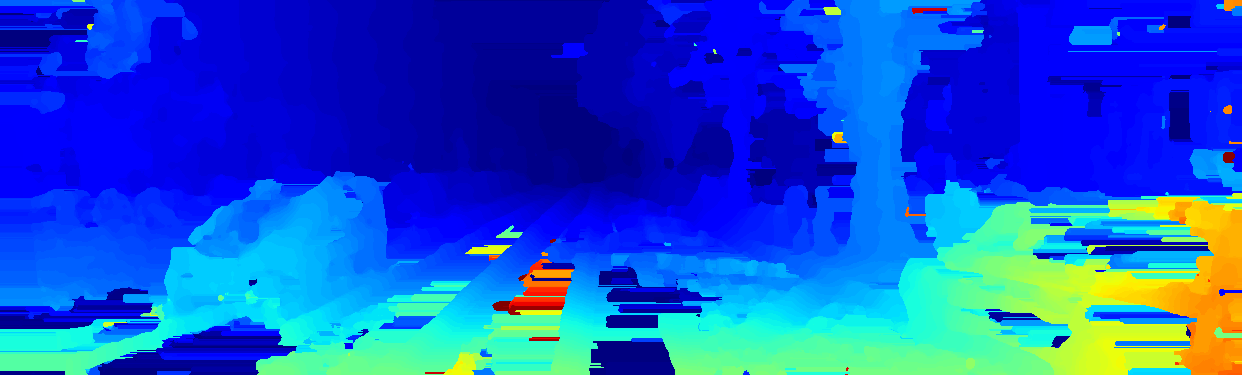
#> input picture output/ablation/stereo/disp_SAD_ws15_idx0.png, 1242 x 375 px, given in place of 000000_10.png, which was not available
$ python ablation_study.py
#> lines starting #> are read from the running program, lines starting #| are printed output that depends on the picture; after the words box and inside, x2 and y2 are one past the last pixel; in counts of white or black regions, pixels touching at a corner belong together; pictures that were not available may be replaced by others from this repository, and a replacement may not be noted
### utils.py
import numpy as np
import cv2
import os

def load_kitti_images(data_dir, split='training', index=0):
    idx_str = f"{index:06d}_10.png"
    img_l_path = os.path.join(data_dir, split, 'image_2', idx_str)
    img_r_path = os.path.join(data_dir, split, 'image_3', idx_str)

    img_l = cv2.imread(img_l_path)
    img_r = cv2.imread(img_r_path)

    if img_l is None or img_r is None:
        raise FileNotFoundError(f"Images not found for index {index}")

    return cv2.cvtColor(img_l, cv2.COLOR_BGR2GRAY), cv2.cvtColor(img_r, cv2.COLOR_BGR2GRAY), cv2.cvtColor(img_l, cv2.COLOR_BGR2RGB)

def load_kitti_gt(data_dir, split='training', index=0):
    idx_str = f"{index:06d}_10.png"
    gt_path = os.path.join(data_dir, split, 'disp_noc_0', idx_str)

    # KITTI disparity is saved as uint16, divide by 256.0 to get float
    gt = cv2.imread(gt_path, cv2.IMREAD_UNCHANGED)
    if gt is None:
        return None
    return gt.astype(np.float32) / 256.0

# [31 lines left out: function load_calibration, not called in this run]

def compute_errors(gt, pred, threshold=3.0):
    """
    Compute Bad-pixel rate and MAE for disparity.
    Only valid pixels in GT (gt > 0) are considered.
    """
    mask = gt > 0
    if not np.any(mask):
        return 0, 0

    error = np.abs(gt[mask] - pred[mask])
    mae = np.mean(error)
    bad_pixels = np.sum(error > threshold)
    bad_pixel_rate = (bad_pixels / np.sum(mask)) * 100.0

    return bad_pixel_rate, mae

# [55 lines left out: functions load_poses, load_vo_calib, compute_ate, compute_rpe, not called in this run]

### stereo_matcher.py
import numpy as np
import cv2

class StereoMatcher:
    def __init__(self, window_size=7, max_disp=64):
        self.window_size = window_size
        self.max_disp = max_disp
        self.half_window = window_size // 2

    def compute_disparity(self, img_left, img_right, method='SAD', right_reference=False):
        """
        Compute disparity map using block matching.
        If right_reference is True, computes disparity for the right image (searching in left).
        """
        h, w = img_left.shape[:2]
        img_left = img_left.astype(np.float32)
        img_right = img_right.astype(np.float32)

        if method == 'SAD':
            return self._block_matching_sad(img_left, img_right, right_reference)
        elif method == 'SSD':
            return self._block_matching_ssd(img_left, img_right, right_reference)
        elif method == 'NCC':
            return self._block_matching_ncc(img_left, img_right, right_reference)
        else:
            raise ValueError(f"Unknown method: {method}")

    def _block_matching_sad(self, img_l, img_r, right_ref=False):
        h, w = img_l.shape[:2]
        disparity_map = np.zeros((h, w), dtype=np.float32)
        min_costs = np.full((h, w), np.inf, dtype=np.float32)

        for d in range(self.max_disp):
            if not right_ref:
                # Left ref: match L(x, y) with R(x-d, y)
                if d == 0:
                    shifted_r = img_r
                else:
                    shifted_r = np.zeros_like(img_r)
                    shifted_r[:, d:] = img_r[:, :-d]
                diff = np.abs(img_l - shifted_r)
            else:
                # Right ref: match R(x, y) with L(x+d, y)
                if d == 0:
                    shifted_l = img_l
                else:
                    shifted_l = np.zeros_like(img_l)
                    shifted_l[:, :-d] = img_l[:, d:]
                diff = np.abs(img_r - shifted_l)

            cost = cv2.boxFilter(diff, -1, (self.window_size, self.window_size), normalize=False)

            mask = cost < min_costs
            min_costs[mask] = cost[mask]
            disparity_map[mask] = d

        return disparity_map

    def _block_matching_ssd(self, img_l, img_r, right_ref=False):
        h, w = img_l.shape[:2]
        disparity_map = np.zeros((h, w), dtype=np.float32)
        min_costs = np.full((h, w), np.inf, dtype=np.float32)

        for d in range(self.max_disp):
            if not right_ref:
                if d == 0:
                    shifted_r = img_r
                else:
                    shifted_r = np.zeros_like(img_r)
                    shifted_r[:, d:] = img_r[:, :-d]
                diff_sq = (img_l - shifted_r) ** 2
            else:
                if d == 0:
                    shifted_l = img_l
                else:
                    shifted_l = np.zeros_like(img_l)
                    shifted_l[:, :-d] = img_l[:, d:]
                diff_sq = (img_r - shifted_l) ** 2

            cost = cv2.boxFilter(diff_sq, -1, (self.window_size, self.window_size), normalize=False)

            mask = cost < min_costs
            min_costs[mask] = cost[mask]
            disparity_map[mask] = d

        return disparity_map

    def _block_matching_ncc(self, img_l, img_r, right_ref=False):
        h, w = img_l.shape[:2]
        disparity_map = np.zeros((h, w), dtype=np.float32)
        max_ncc = np.full((h, w), -1.0, dtype=np.float32)

        if not right_ref:
            ref_img = img_l
            target_img = img_r
        else:
            ref_img = img_r
            target_img = img_l

        mean_ref = cv2.boxFilter(ref_img, -1, (self.window_size, self.window_size))
        sq_ref = cv2.boxFilter(ref_img**2, -1, (self.window_size, self.window_size))
        var_ref = sq_ref - mean_ref**2
        std_ref = np.sqrt(np.maximum(var_ref, 1e-5))

        for d in range(self.max_disp):
            if not right_ref:
                # Match L(x,y) with R(x-d, y)
                if d == 0:
                    shifted_target = target_img
                else:
                    shifted_target = np.zeros_like(target_img)
                    shifted_target[:, d:] = target_img[:, :-d]
            else:
                # Match R(x,y) with L(x+d, y)
                if d == 0:
                    shifted_target = target_img
                else:
                    shifted_target = np.zeros_like(target_img)
                    shifted_target[:, :-d] = target_img[:, d:]

            mean_target = cv2.boxFilter(shifted_target, -1, (self.window_size, self.window_size))
            sq_target = cv2.boxFilter(shifted_target**2, -1, (self.window_size, self.window_size))
            var_target = sq_target - mean_target**2
            std_target = np.sqrt(np.maximum(var_target, 1e-5))

            cov = cv2.boxFilter(ref_img * shifted_target, -1, (self.window_size, self.window_size)) - mean_ref * mean_target
            ncc = cov / (std_ref * std_target)

            mask = ncc > max_ncc
            max_ncc[mask] = ncc[mask]
            disparity_map[mask] = d

        return disparity_map

    def left_right_consistency_check(self, disp_l, disp_r, threshold=1.0):
        h, w = disp_l.shape
        consistent_disp = disp_l.copy()

        y, x = np.indices((h, w))
        # For each pixel (x, y) in left image, its match in right image is (x - disp_l(x,y), y)
        x_r = x - disp_l.astype(int)

        # Clip x_r to valid range
        x_r = np.clip(x_r, 0, w - 1)

        # Get disparity from right map at the matched position
        # disp_r is computed with right as reference, so disp_r(x_r, y) should match disp_l(x,y)
        # Note: If disp_r is computed such that matches are at (x_r + disp_r, y), then:
        matched_disp_r = disp_r[y, x_r]

        mask = np.abs(disp_l - matched_disp_r) > threshold
        consistent_disp[mask] = -1 # Mark as invalid

        return consistent_disp

    def post_process(self, disparity, median_size=5):

        # Hole filling (simple horizontal interpolation)
        processed = self._fill_holes(disparity)

        # Median filtering
        processed = cv2.medianBlur(processed.astype(np.float32), median_size)

        return processed

    def _fill_holes(self, disp):
        """
        Fill invalid pixels (<= 0) using interpolation.
        """
        h, w = disp.shape
        filled = disp.copy()

        # Identify holes
        mask = (disp <= 0).astype(np.uint8)

        # Simple row-wise propagation: for each hole, use nearest valid pixel on the left
        # This is a common "simple" strategy in stereo
        for y in range(h):
            last_valid = 0
            # Find first valid pixel in row to initialize last_valid
            for x in range(w):
                if filled[y, x] > 0:
                    last_valid = filled[y, x]
                    break

            for x in range(w):
                if filled[y, x] <= 0:
                    filled[y, x] = last_valid
                else:
                    last_valid = filled[y, x]

        return filled

    # [41 lines left out: function _fill_holes_nearest, not called in this run]

### ablation_study.py
import os
import numpy as np
import cv2
import matplotlib.pyplot as plt
from tqdm import tqdm
from stereo_matcher import StereoMatcher
from visual_odometry import VisualOdometry
from utils import (load_kitti_images, load_kitti_gt, load_calibration,
                   compute_errors, load_vo_calib, load_poses,
                   compute_ate, compute_rpe)

def run_stereo_ablation():
    print("\n--- Stereo Ablation ---")
    data_dir = 'data_scene_flow'
    calib_dir = 'calib_cam_to_cam'
    output_dir = 'output/ablation/stereo'
    os.makedirs(output_dir, exist_ok=True)

    window_sizes = [7, 15]
    methods = ['SAD', 'SSD', 'NCC']
    indices = [0, 5, 10, 15, 20] # 5 samples for ablation

    results = []

    for ws in window_sizes:
        for method in methods:
            print(f"Running WS={ws}, Method={method}")
            matcher = StereoMatcher(window_size=ws, max_disp=128)
            total_bpr = 0
            total_mae = 0
            count = 0
            for idx in indices:
                try:
                    img_l, img_r, _ = load_kitti_images(data_dir, index=idx)
#> in load_kitti_images, img_l is the input picture: shape (375, 1242, 3); mean B, G, R 206.8, 81.1, 22
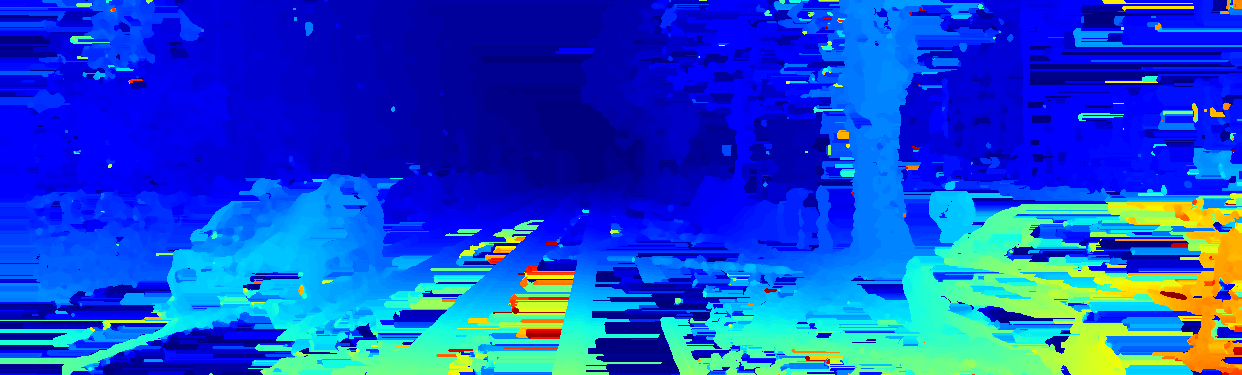
#> input picture output/ablation/stereo/disp_SAD_ws7_idx0.png, 1242 x 375 px, given in place of 000000_10.png, which was not available
#> in load_kitti_images, img_r is the input picture: shape (375, 1242, 3); mean B, G, R 206.2, 73.5, 19.1
#> img_l: shape (375, 1242)
#> img_r: shape (375, 1242)
                    gt = load_kitti_gt(data_dir, index=idx)
                    disp_l = matcher.compute_disparity(img_l, img_r, method=method)
#> after the loop in _block_matching_sad, `for d in range(self.max_disp):`:
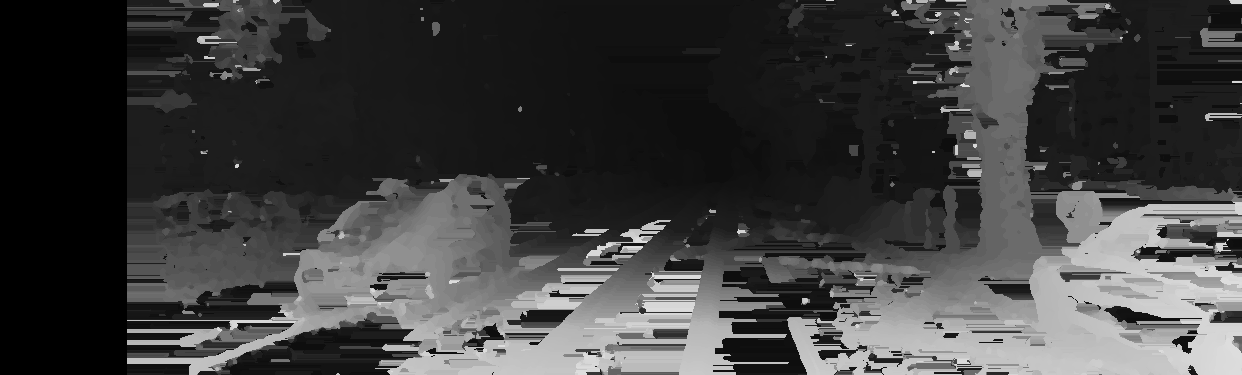
#> shifted_r: shape (375, 1242) float32; min 0, max 221, mean 62.8
                    disp_r = matcher.compute_disparity(img_l, img_r, method=method, right_reference=True)
#> call 2 of _block_matching_sad, with right_ref = True
#> after the loop in _block_matching_sad (call 2), `for d in range(self.max_disp):`:
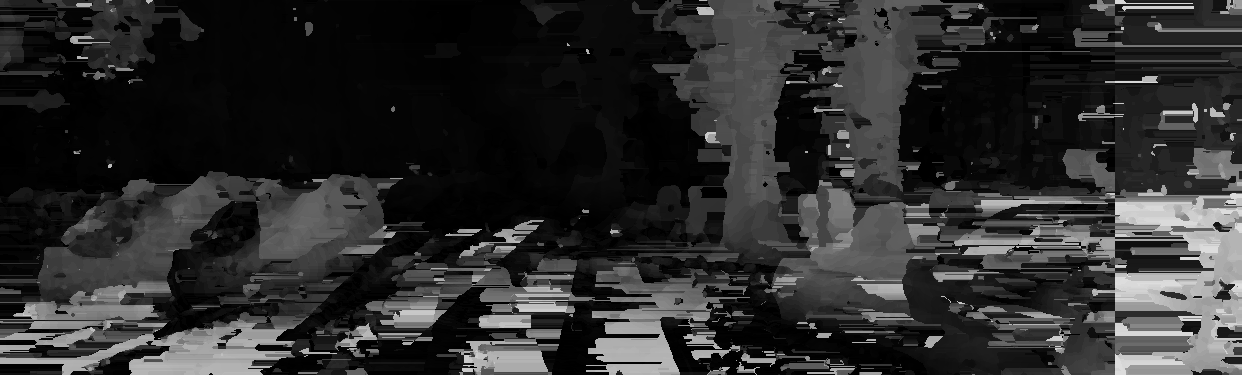
#> diff: shape (375, 1242) float32; min 0, max 221, mean 44.3
#> after the loop in _block_matching_sad (call 2), `for d in range(self.max_disp):`:
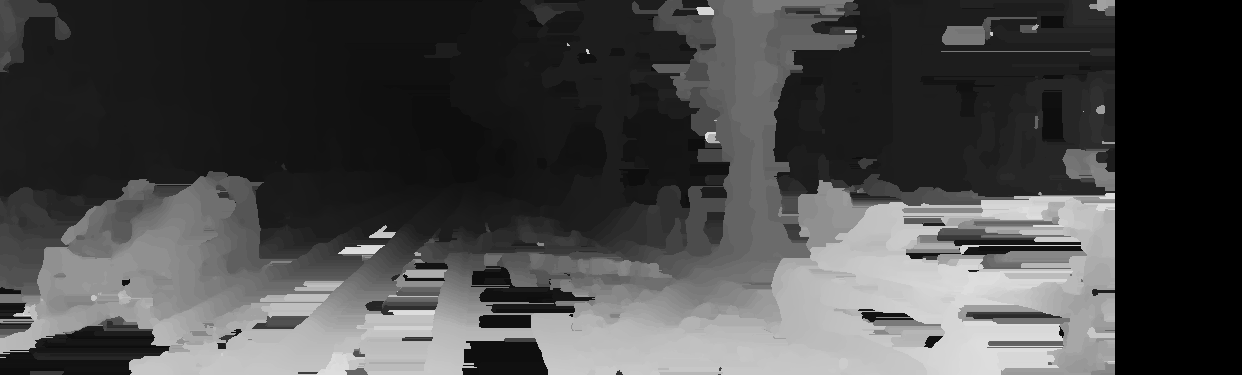
#> shifted_l: shape (375, 1242) float32; min 0, max 221, mean 71.4
                    final_disp = matcher.post_process(matcher.left_right_consistency_check(disp_l, disp_r))
#> in left_right_consistency_check, `mask = np.abs(disp_l - matched_disp_r) > threshold`: mask: shape (375, 1242) bool; 61.7% white; 1742 black regions (1281 under 20 px), largest, box (x1, y1, x2, y2) and area: (218, 0, 1048, 375) 84330, (76, 94, 252, 247) 8367, (247, 181, 439, 341) 7935
#> in left_right_consistency_check, `consistent_disp[mask] = -1`:
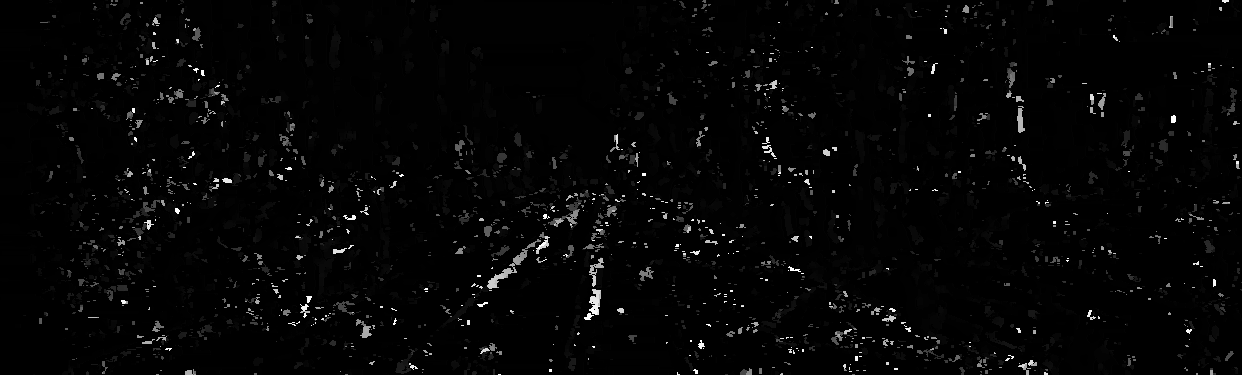
#> consistent_disp: shape (375, 1242) float32; min -1, max 127, mean 1.8; drawn with min black and max white
#> in _fill_holes, `h, w = disp.shape`: h = 375; w = 1242
#> in _fill_holes, `mask = (disp <= 0).astype(np.uint8)`:
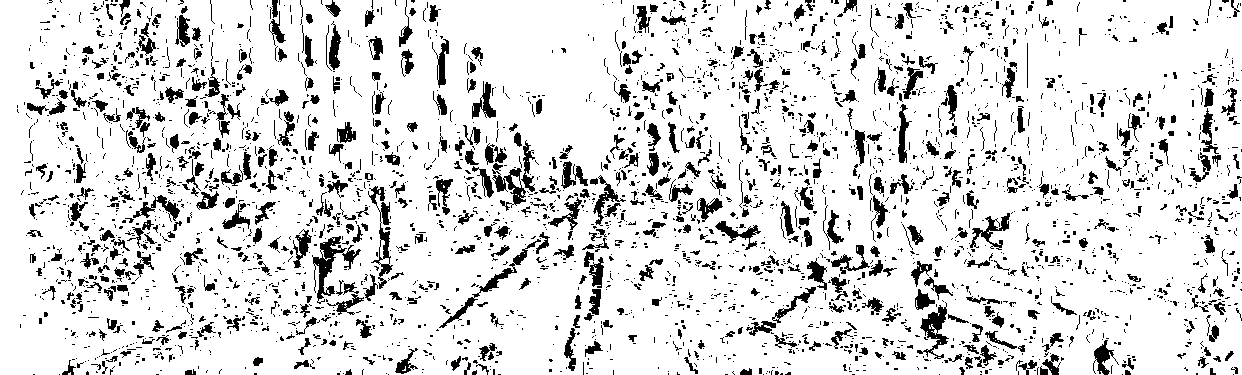
#> mask: shape (375, 1242); values 0 (black) and 1 (white), 86.3% white; 3294 black regions (2624 under 20 px), largest, box (x1, y1, x2, y2) and area: (312, 236, 361, 304) 954, (368, 186, 393, 289) 722, (439, 239, 541, 328) 685

                    if gt is not None:
                        bpr, mae = compute_errors(gt, final_disp)
#> in compute_errors, `mask = gt > 0`:
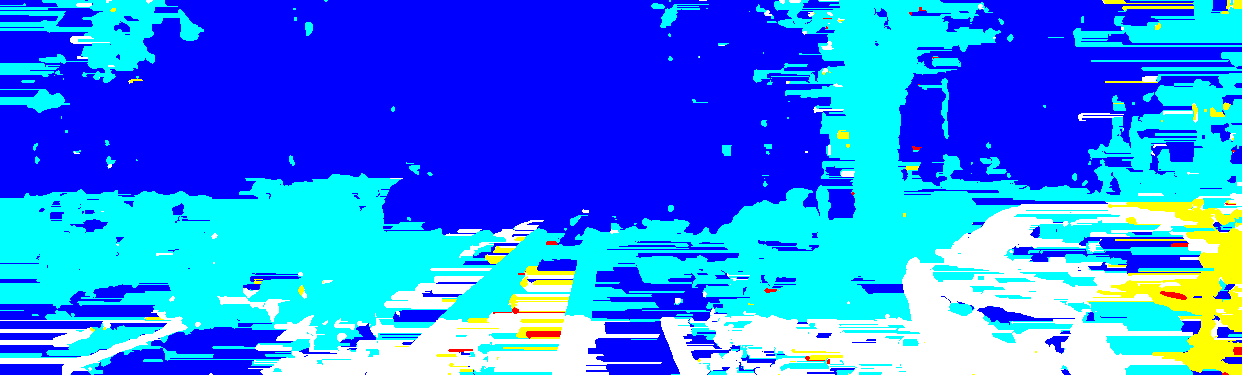
#> mask: shape (375, 1242, 4) bool; mean of channels 0, 1, 2, 3 0.97, 0.501, 0.163, 1; drawn as B, G, R
                        total_bpr += bpr
                        total_mae += mae
                        count += 1

                        # Save some examples for report
                        if idx == 0:
                            plt.imsave(os.path.join(output_dir, f"disp_{method}_ws{ws}_idx{idx}.png"), final_disp, cmap='jet')
                except:
                    continue

            if count > 0:
                results.append({
                    'ws': ws, 'method': method,
                    'avg_bpr': total_bpr/count, 'avg_mae': total_mae/count
                })

    print("\nStereo Ablation Results:")
    for r in results:
        print(f"WS: {r['ws']}, Method: {r['method']} -> BPR: {r['avg_bpr']:.2f}%, MAE: {r['avg_mae']:.2f}")

def run_vo_ablation():
    print("\n--- VO Ablation ---")
    sequence_dir = '00'
    poses_path = 'poses/00.txt'
    output_dir = 'output/ablation/vo'
    os.makedirs(output_dir, exist_ok=True)

    if not os.path.exists(poses_path):
        return

    calib = load_vo_calib(os.path.join(sequence_dir, 'calib.txt'))
    gt_poses = load_poses(poses_path)

    configs = [
        {'ransac': True, 'stereo': True, 'label': 'Full (RANSAC + Stereo Scale)'},
        {'ransac': False, 'stereo': True, 'label': 'No RANSAC'},
        {'ransac': True, 'stereo': False, 'label': 'Monocular Unit Scale'}
    ]

    img_l_dir = os.path.join(sequence_dir, 'image_0')
    img_r_dir = os.path.join(sequence_dir, 'image_1')
    img_files = sorted(os.listdir(img_l_dir))[:50] # Limit to 50 for speed

    all_est_poses = []

    for cfg in configs:
        print(f"Running VO: {cfg['label']}")
        vo = VisualOdometry(calib['P0'], calib['P1'])
        est_poses = []
        for i in tqdm(range(len(img_files))):
            img_l = cv2.imread(os.path.join(img_l_dir, img_files[i]), cv2.IMREAD_GRAYSCALE)
            img_r = cv2.imread(os.path.join(img_r_dir, img_files[i]), cv2.IMREAD_GRAYSCALE)
            pose, debug = vo.process_frame(img_l, img_r, use_ransac=cfg['ransac'], use_stereo_scale=cfg['stereo'])
            est_poses.append(pose)

            # Save feature matches example for the "Full" config
            if cfg['ransac'] and i == 1:
                matches_img = cv2.drawMatches(
                    debug['prev_img'], debug['prev_kp'],   # type: ignore
                    debug['curr_img'], debug['curr_kp'],   # type: ignore
                    [debug['matches'][idx] for idx in debug['inliers']], None,   # type: ignore
                    flags=cv2.DrawMatchesFlags_NOT_DRAW_SINGLE_POINTS
                )
                cv2.imwrite(os.path.join(output_dir, f'inlier_matches_{i}.png'), matches_img)

        all_est_poses.append(est_poses)
        ate = compute_ate(gt_poses[:len(est_poses)], est_poses)
        print(f"  {cfg['label']} -> ATE: {ate:.4f} m")

    # Plot comparisons
    plt.figure(figsize=(10, 10))
    plt.plot([p[0,3] for p in gt_poses[:50]], [p[2,3] for p in gt_poses[:50]], label='GT', linewidth=2)
    for i, cfg in enumerate(configs):
        plt.plot([p[0,3] for p in all_est_poses[i]], [p[2,3] for p in all_est_poses[i]], label=cfg['label'], linestyle='--')
    plt.legend()
    plt.title('VO Ablation Study - Trajectory Comparison')
    plt.savefig(os.path.join(output_dir, 'vo_ablation.png'))
    plt.close()

if __name__ == "__main__":
    run_stereo_ablation()
    run_vo_ablation()
